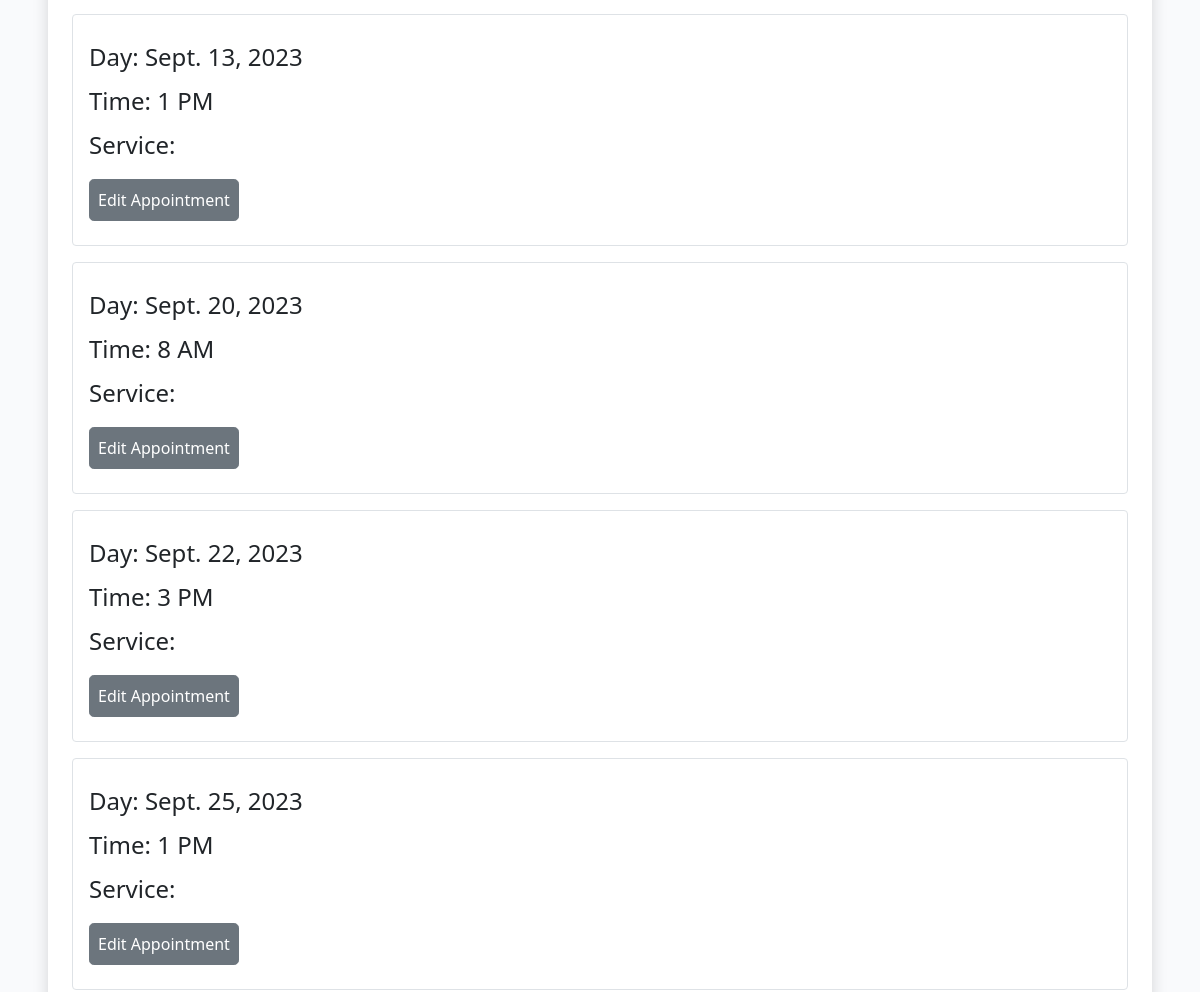
Before: /user-panel (signed in, middle part) with the older database file.
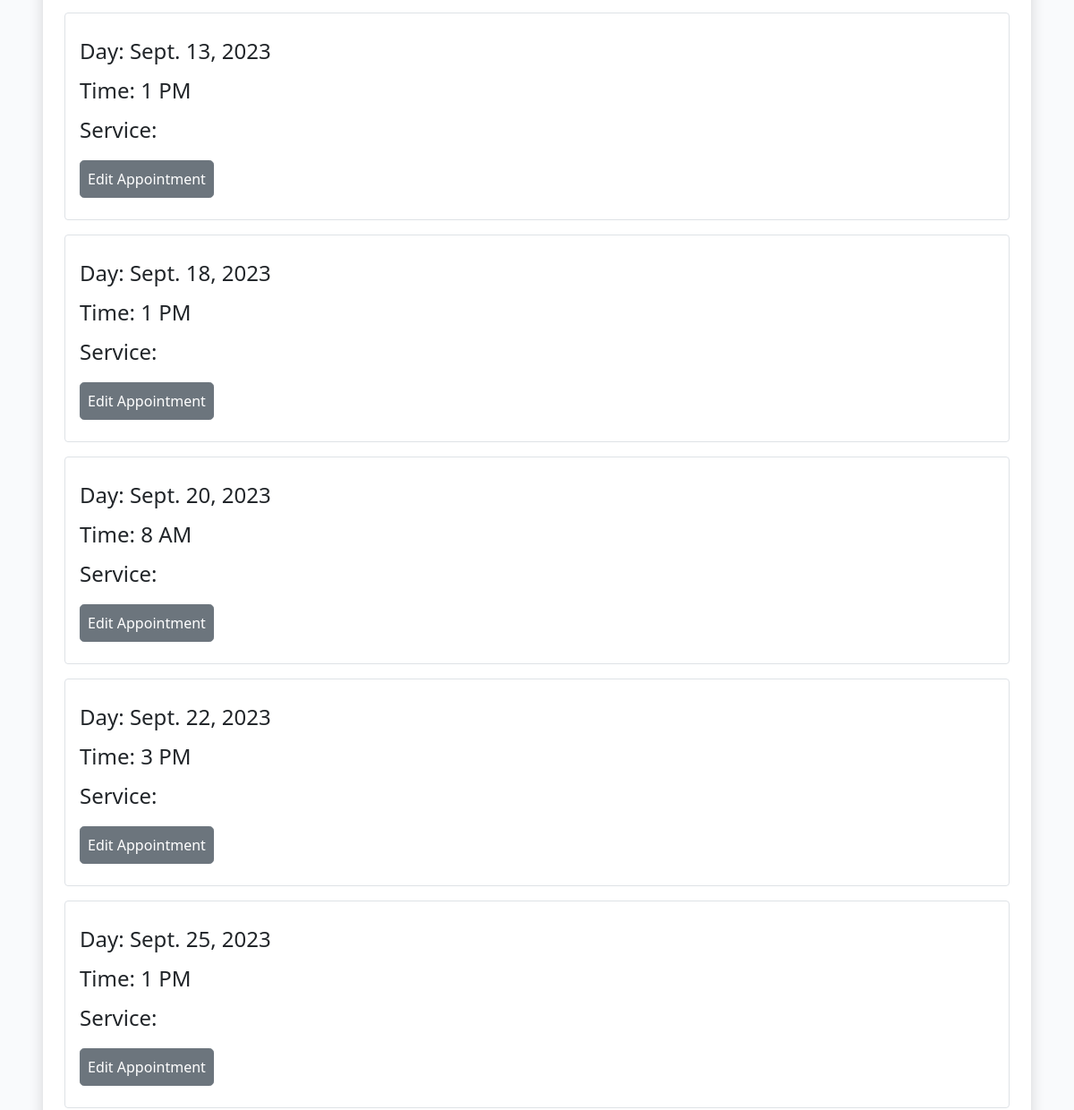
After: the same page with the newer database file.
### game_dates/models.py (models this page shows, shortened)
class Appointment(models.Model):
    user = models.ForeignKey(
        User, on_delete=models.CASCADE, null=True, blank=True)
    type = models.CharField(
        max_length=50, choices=SERVICE_CHOICES, default="Online gaming")
    day = models.DateField(default=datetime.now)
    time = models.CharField(
        max_length=24, choices=TIME_CHOICES)
    updated_on = models.DateTimeField(auto_now=True)
    description = models.CharField(
        max_length=50, null=True)
    content = models.TextField()
    created_on = models.DateTimeField(auto_now_add=True)
    approved = models.BooleanField(default=True)
    class Meta:
        ordering = ["-created_on"]

### game_dates/views.py (the view)
# urls.py: path('user-panel', views.userPanel, name='userPanel'),
def userPanel(request):
    user = request.user
    appointments = Appointment.objects.filter(user=user).order_by(
        'day', 'time')
    return render(request, 'userPanel.html', {
        'user': user,
        'appointments': appointments,
    })

### game_dates/templates/userPanel.html (shortened to what this page needs)
{% extends "base.html" %}
{% block content %}
{% if user.is_authenticated %}
{% if appointments.count > 0 %}
<div class="mt-5 ">
    <div class="shadow p-4 mb-3 bg-body bg-body rounded text-black  m-5">
        {% for appointment in appointments %}
        <div class="list-group fs-4 border p-3 mb-3">
            <p class="list-group mt-2">Day: {{ appointment.day }}</p>
            <p class="list-group mt-2">Time: {{ appointment.time }}</p>
            <p class="list-group mt-2">Service: {{ appointment.service }}</p>
            <div class="mt-3 mb-2">
                <a class="btn btn-secondary rounded-3 p-2" href="{% url 'bookingUpdate' appointment.id %}">Edit Appointment</a>
            </div>
        </div>
        {% endfor %}
    </div>
</div>
{% endif %}
{% else %}
<div class="shadow p-4 mb-5 bg-body bg-body rounded text-black  m-5">
    <h1 class="p-2  ms-3">First Sign in!</h1>
    <a href="{% url 'login' %}" class="btn btn-primary text-white">Sign in</a>
</div>
{% endif %}
{% endblock %}

Changed rows visible on the page:
added Appointment: day "Sept. 18, 2023", time "1 PM"
